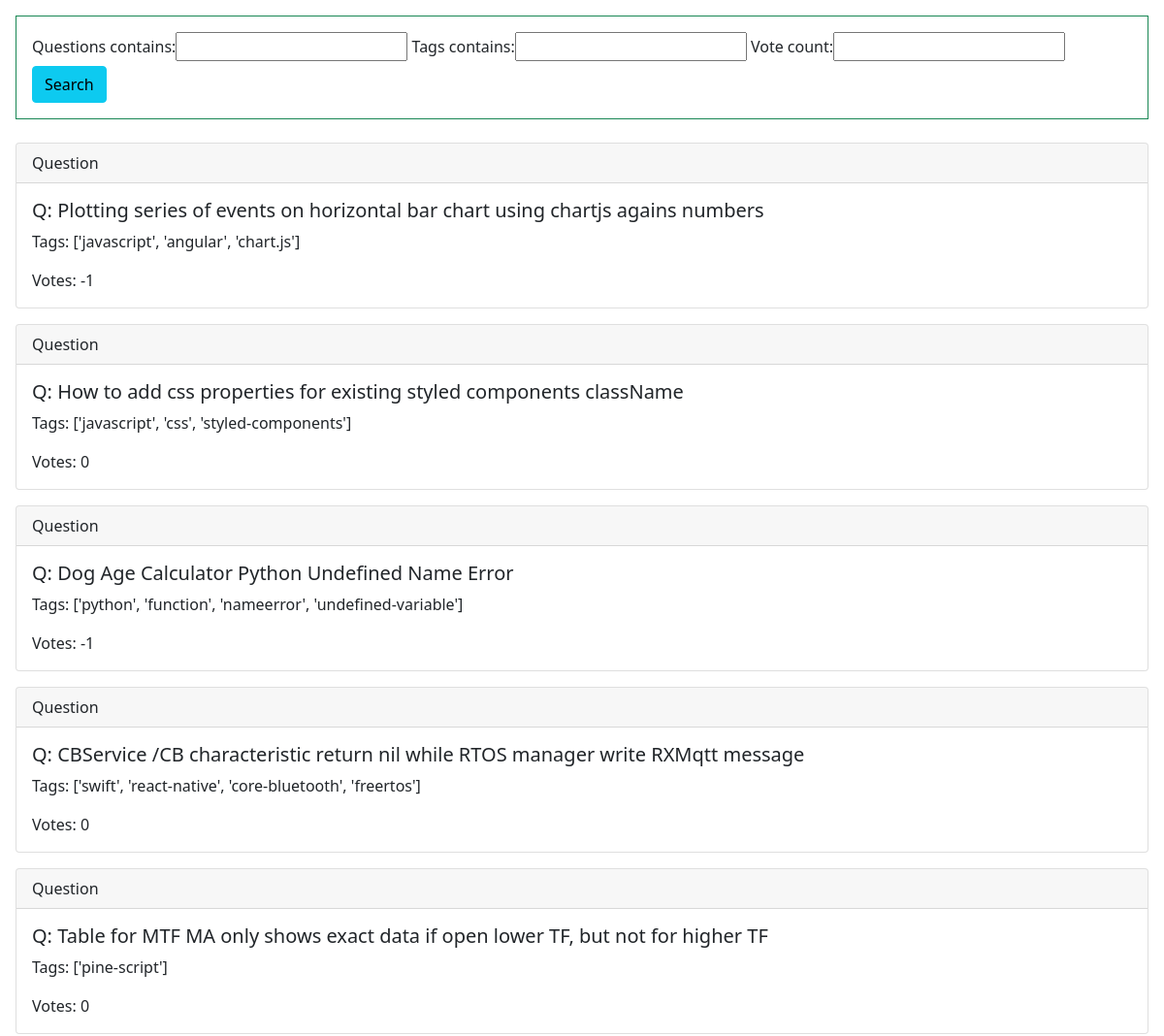
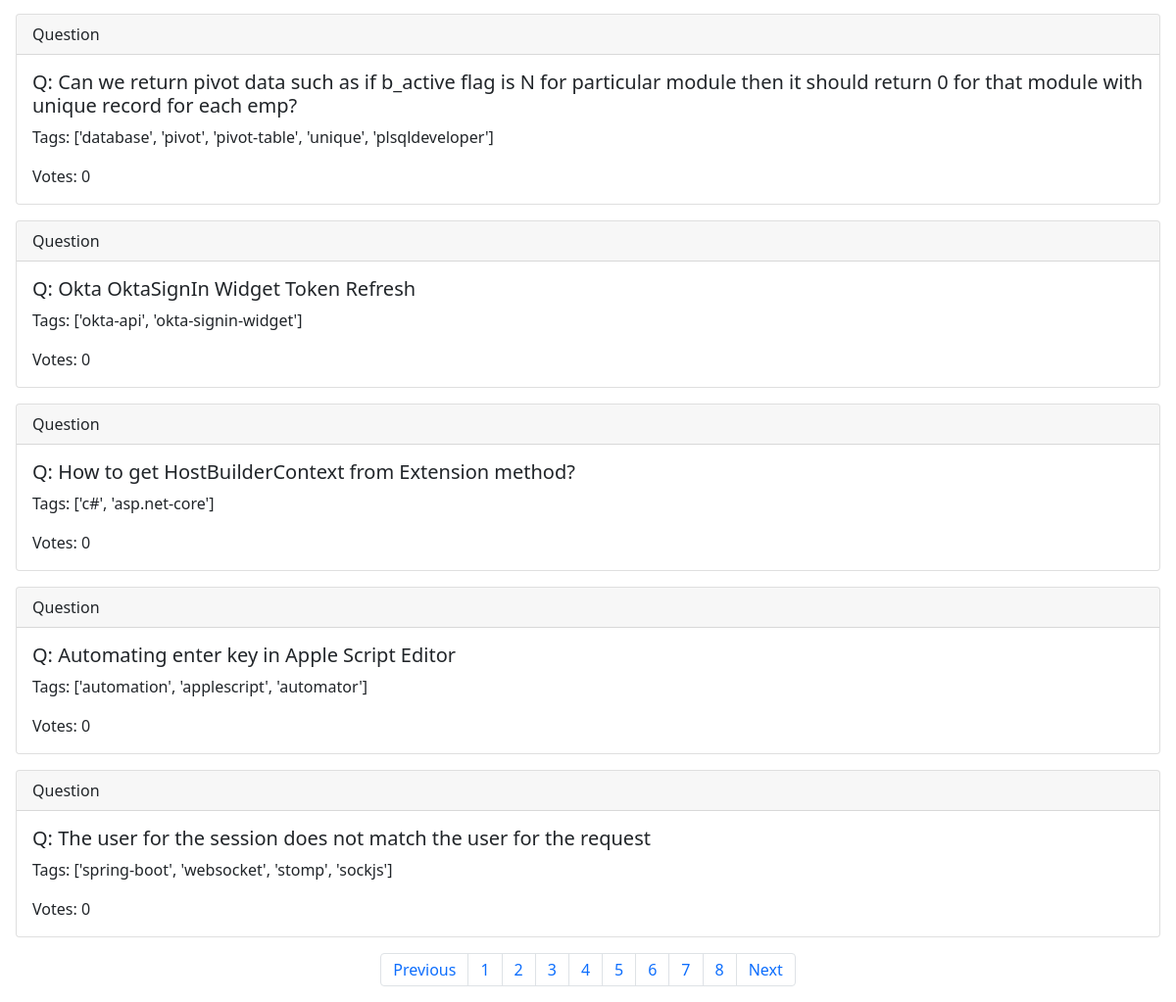
Screenshot of /?page=2 with the database file from the repository (2 pictures, top to bottom).
### search_app/models.py (models this page shows, shortened)
class Question(models.Model):
    questions = models.CharField(max_length=300)
    vote_count = models.IntegerField(default=0)
    views = models.CharField(max_length=50)
    tags = models.CharField(max_length=250)

### frondend/views.py (the view)
# urls.py: path('', views.search),
def search(request):
    questions = Question.objects.all()
    myFilter = QuestionFilter(request.GET, queryset=questions)
    questions = myFilter.qs
    paginator = Paginator(questions, 10)
    page_number = request.GET.get('page', 1)
    ques = paginator.get_page(page_number)
    return render(request, 'search.html', {'ques':ques, 'myFilter':myFilter})

### templates/search.html (shortened to what this page needs)
{% load static %}
<!DOCTYPE html>
<html lang="en">
<head>
    <link rel="stylesheet" href="https://stackpath.bootstrapcdn.com/bootstrap/4.4.1/css/bootstrap.min.css">
    <link href="https://cdn.jsdelivr.net/npm/bootstrap@5.1.0/dist/css/bootstrap.min.css" rel="stylesheet">
</head>
<body>
  <div class="ml-3 mt-3 mr-3 mb-4 border border-success p-3" >
      <form class="needs-validation" method="GET" action="">
            {{myFilter.form}}
          <button class="btn btn-info" type="submit">Search</button>
      </form>
  </div>
    {% for q in ques %}
    <div class="card mt-3 ml-3 mr-3">
        <div class="card-header">
         Question
        </div>
        <div class="card-body">
          <h5 class="card-title">Q: {{q.questions}}</h5>
          <p class="card-text">Tags: {{q.tags}}</p>
          <p class="card-text">Votes: {{q.vote_count}}</p>
        </div>
      </div>
      {% endfor %}
      <nav aria-label="..." class="mt-3 nav justify-content-center">
        <ul class="pagination">
            {% if ques.has_previous %}
              <li class="page-item">
                <a class="page-link" href="?page={{data.previous_page_number}}" tabindex="-1">Previous</a>
              </li>
            {% endif %}
             {% for i in ques.paginator.page_range %}
               {% if data.number == i %}
                  <li class="page-item active"><a class="page-link" href="#">{{i}}</a></li>
              {% else %}
                   <li class="page-item"><a class="page-link" href="?page={{i}}">{{i}}</a></li>
              {% endif %}
            {% endfor %}
            {% if ques.has_next %}
              <li class="page-item">
                <a class="page-link" href="?page={{data.next_page_number}}">Next</a>
              </li>
            {% endif %}
        </ul>
      </nav>
</body>
</html>

### rows the page displays
Question: questions "Plotting series of events on horizontal bar chart using chartjs agains numbers", tags "['javascript', 'angular', 'chart.js']", vote_count "-1"
Question: questions "How to add css properties for existing styled components className", tags "['javascript', 'css', 'styled-components']", vote_count "0"
Question: questions "Dog Age Calculator Python Undefined Name Error", tags "['python', 'function', 'nameerror', 'undefined-variable']", vote_count "-1"
Question: questions "CBService /CB characteristic return nil while RTOS manager write RXMqtt message", tags "['swift', 'react-native', 'core-bluetooth', 'freertos']", vote_count "0"
Question: questions "Table for MTF MA only shows exact data if open lower TF, but not for higher TF", tags "['pine-script']", vote_count "0"
Question: questions "Can we return pivot data such as if b_active flag is N for particular module then it should return 0 for that module with unique record for each emp?", tags "['database', 'pivot', 'pivot-table', 'unique', 'plsqldeveloper']", vote_count "0"
Question: questions "Okta OktaSignIn Widget Token Refresh", tags "['okta-api', 'okta-signin-widget']", vote_count "0"
Question: questions "How to get HostBuilderContext from Extension method?", tags "['c#', 'asp.net-core']", vote_count "0"
Question: questions "Automating enter key in Apple Script Editor", tags "['automation', 'applescript', 'automator']", vote_count "0"
Question: questions "The user for the session does not match the user for the request", tags "['spring-boot', 'websocket', 'stomp', 'sockjs']", vote_count "0"

### other values shown
{{ i }} "1" "2" "3" "4" "5" "6" "7" "8"
